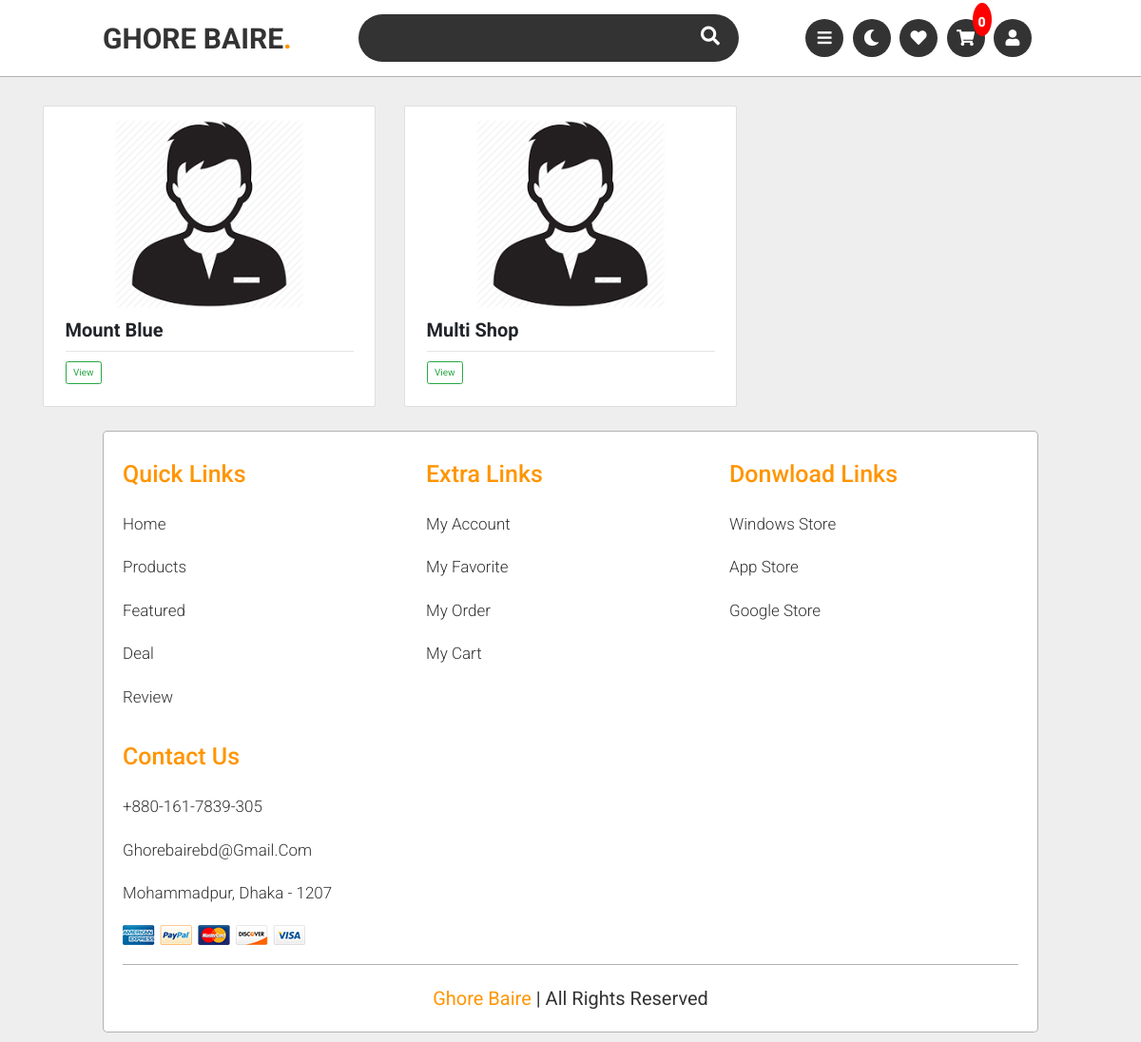
/shops/, run on an earlier commit of the app's database.
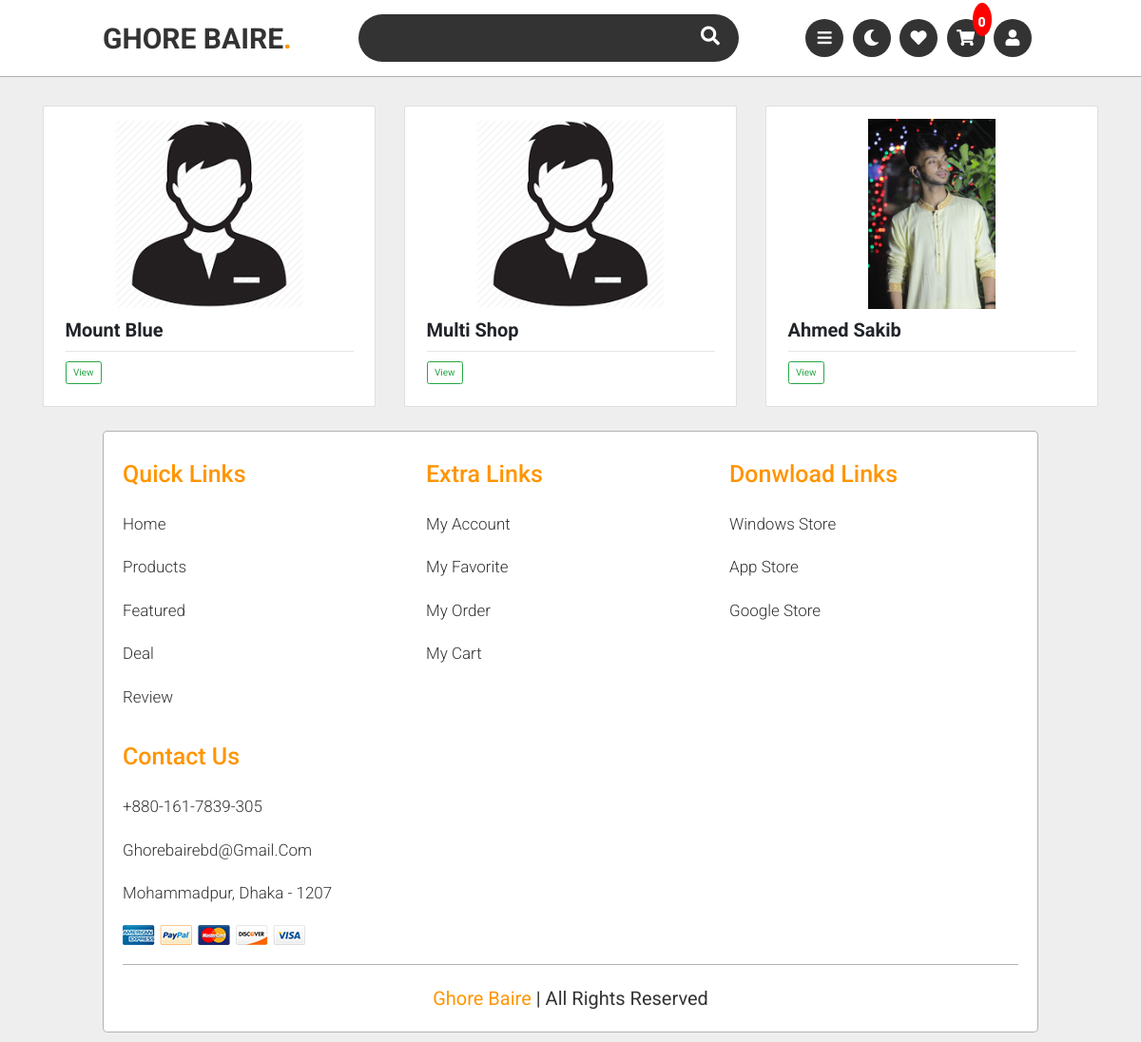
And on a later commit of the database.
### store/models.py (models this page shows, shortened)
class ShopOwner(models.Model):
    user = models.OneToOneField(User, null = True,blank=True ,on_delete=models.CASCADE)
    phone = models.CharField(max_length=200, null=True )
    address = models.CharField(max_length=200, blank=True, null=True )
    profile_pic = models.ImageField(default="profile.png",null = True,blank = True)
    date_created = models.DateTimeField(auto_now_add=True, null=True)

### store/views.py (the view)
# urls.py: path('shops/',views.shops,name="shops"),
def shops(request):
    if request.user.is_authenticated:
        customer = request.user.customer
        order, created = Order.objects.get_or_create(customer=customer, complete=False)
        cartItems = order.get_cart_items
    else:
        cookieData = cookieCart(request)
        cartItems = cookieData['cartItems']
    shopowner = ShopOwner.objects.all()
    context = {'shopowner':shopowner,'cartItems':cartItems}
    return render(request,'store/shops.html',context)

### store/utils.py (called while the page is built, shortened)
def cookieCart(request):
    try:
        cart = json.loads(request.COOKIES['cart'])
    except:
        cart = {}
    items = []
    order = {'get_cart_total':0, 'get_cart_items':0,'shipping':False}
    cartItems = order['get_cart_items']
    cartTotal = order['get_cart_total']
    return {"order":order,"items":items,"cartItems":cartItems,'cartTotal':cartTotal}

### store/templates/store/shops.html (shortened to what this page needs)
{% extends 'main.html' %}
{% load static %}
{% block main %}
<br><br>
<div class="container">
    <div class="row">
        {% for shop in shopowner %}
        <div class="col-md-4">
            <div class="card card-body">
                <div style="background-color: #fff;">
                    <img class="thumbnail" src="{{ shop.profile_pic.url }}" alt="">
                    <div class="box-element product">
                      <h6><strong>{{ shop.user.first_name }} {{ shop.user.last_name }}</strong></h6><hr>
                      <a href="{% url 'store:view_shop' shop.id %}" class="btn btn-outline-success">View</a>
                    </div>
                  </div>
            </div>
        </div>
        {% endfor %}
    </div>
</div>
<br>
{% endblock %}

What changed in the data, as far as the page shows it:
added ShopOwner: profile_pic (picture), user.first_name "Ahmed", user.last_name "Sakib"
